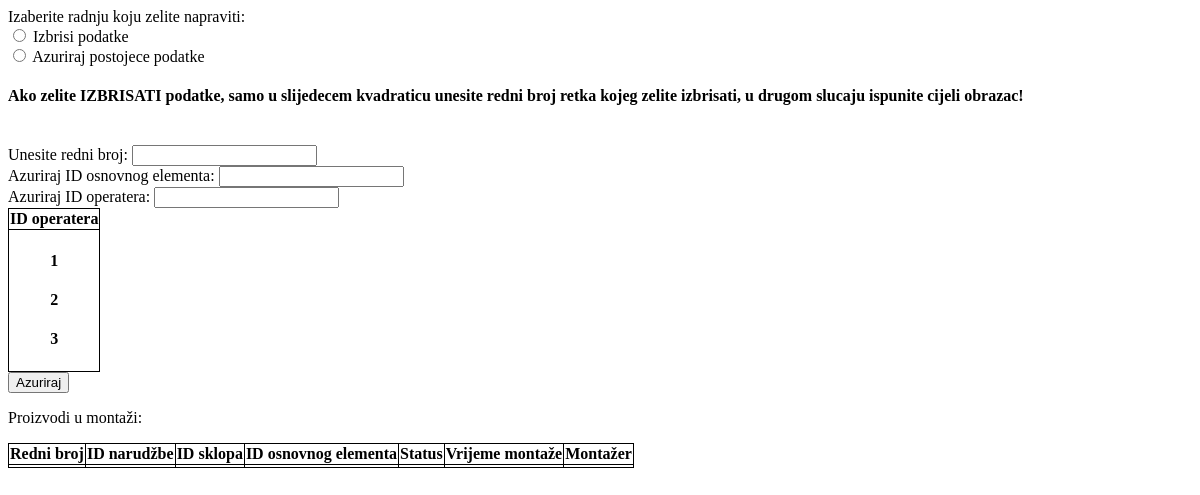
/update_installation_form, run on an earlier commit of the app's database.
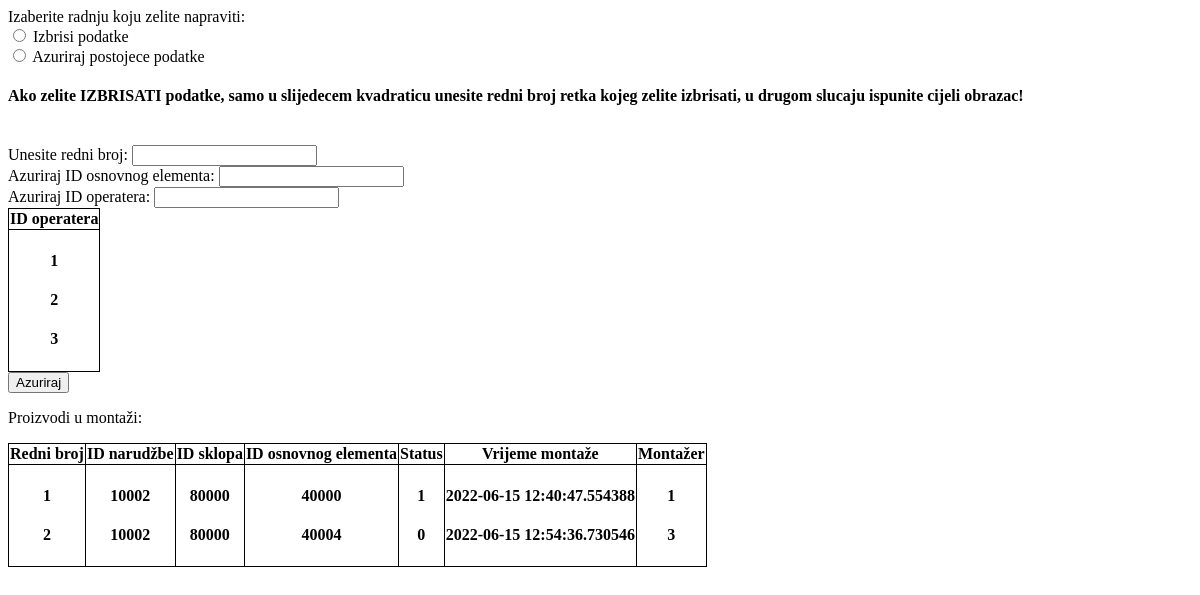
And on a later commit of the database.
### app.py (models this page shows, shortened)
class Worker(db.Model):
    __tablename__ = "worker"
    worker_id = db.Column(db.Integer, primary_key=True)
    worker_name = db.Column(db.String(500))
    worker_department = db.Column(db.String(200))

class Installation(db.Model):
    __tablename__ = "installation"
    auto_id = db.Column(db.Integer, primary_key=True)
    order_id = db.Column(db.Integer)
    installation_id = db.Column(db.Integer)
    part_id = db.Column(db.Integer)
    installation_status = db.Column(db.String(200))
    installation_time = db.Column(db.DateTime, default=datetime.now)
    installation_worker = db.Column(db.Integer)
    first_time = True

### app.py (the view, shortened to what this page needs)
@app.route("/update_installation_form", methods=["POST", "GET"])
def update_inst_form():
    updated_worker_id = Worker.query.order_by(Worker.worker_id)
    product = Installation.query.order_by(Installation.auto_id)
    return render_template("update_installation_form.html", product=product, worker=updated_worker_id)

### templates/update_installation_form.html (shortened to what this page needs)
<!DOCTYPE html>
<html lang="en">
<head>
</head>
<body>
    <form action="update_installation_form" METHOD="POST">
        <label for="delete_or_update">Izaberite radnju koju zelite napraviti:</label><br>
        <input type="radio" id="delete_or_update" name="delete_or_update" value="1">
        <label for="delete">Izbrisi podatke</label><br>
        <input type="radio" id="delete_or_update" name="delete_or_update" value="2">
        <label for="update">Azuriraj postojece podatke</label><br>
        <h4>Ako zelite IZBRISATI podatke, samo u slijedecem kvadraticu unesite redni broj retka kojeg zelite izbrisati,
            u drugom slucaju ispunite cijeli obrazac!</h4><br>
        <label for="row_number">Unesite redni broj:</label>
        <input type="text" id="row_number" name="row_number"><br>
        <label for="update_part_id">Azuriraj ID osnovnog elementa:</label>
        <input type="text" id="update_part_id" name="update_part_id"><br>
        <label for="updated_worker_id">Azuriraj ID operatera:</label>
        <input type="text" id="updated_worker_id" name="updated_worker_id"><br>
        <table>
            <tr>
                <th>ID operatera</th>
            </tr>
            <tr>
                <th>
                    {% for workers in worker %}
                    <h4>
                        {{workers.worker_id}}
                    </h4>
                    {% endfor %}
                </th>
            </tr>
        </table>
        <input type="submit" value="Azuriraj" class="btn-secondary">
    </form>
    <p>Proizvodi u montaži:</p>
    <table>
        <tr>
            <th>Redni broj</th>
            <th>ID narudžbe</th>
            <th>ID sklopa</th>
            <th>ID osnovnog elementa</th>
            <th>Status</th>
            <th>Vrijeme montaže</th>
            <th>Montažer</th>
        </tr>
        <tr>
            <th>
                {% for manufacturing in product %}
                <h4>
                    {{manufacturing.auto_id}}
                </h4>
                {% endfor %}
            </th>
            <th>
                {% for manufacturing in product %}
                <h4>
                    {{manufacturing.order_id}}
                </h4>
                {% endfor %}
            </th>
            <th>
                {% for manufacturing in product %}
                <h4>
                    {{manufacturing.installation_id}}
                </h4>
                {% endfor %}
            </th>
            <th>
                {% for manufacturing in product %}
                <h4>
                    {{manufacturing.part_id}}
                </h4>
                {% endfor %}
            </th>
            <th>
                {% for manufacturing in product %}
                <h4>
                    {{manufacturing.installation_status}}
                </h4>
                {% endfor %}
            </th>
            <th>
                {% for manufacturing in product %}
                <h4>
                    {{manufacturing.installation_time}}
                </h4>
                {% endfor %}
            </th>
            <th>
                {% for manufacturing in product %}
                <h4>
                    {{manufacturing.installation_worker}}
                </h4>
                {% endfor %}
            </th>
        </tr>
    </table>
</body>
</html>

What changed in the data, as far as the page shows it:
added Installation: auto_id "1", order_id "10002", installation_id "80000", part_id "40000", installation_status "1", installation_time "2022-06-15 12:40:47.554388", installation_worker "1"
added Installation: auto_id "2", order_id "10002", installation_id "80000", part_id "40004", installation_status "0", installation_time "2022-06-15 12:54:36.730546", installation_worker "3"
